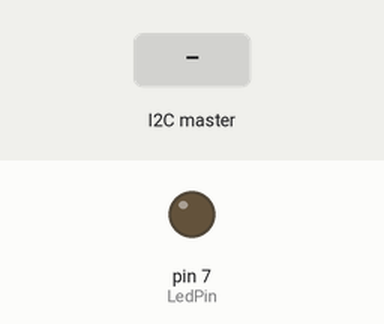
A sketch run on a simulated Arduino Uno, built with avr-gcc and run on an emulated ATmega328P. On the bench: output pins drawn as LEDs (lit = HIGH). The test bench sets the inputs (shaded band).

Above: at 1.2 s.
1.3 s: the I2C master sends "H"
At 2.3 s:
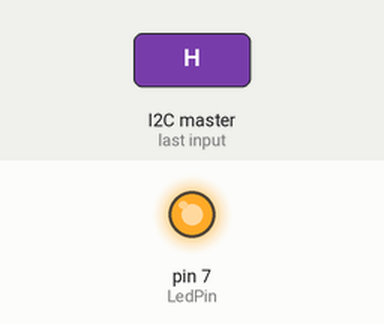
2.8 s: the I2C master sends "L"
At 3.4 s:
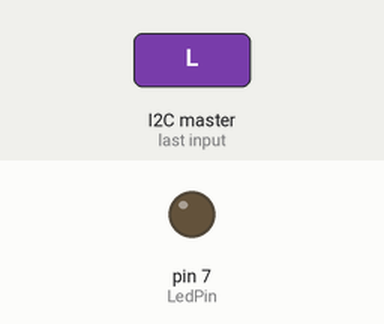
Timing chart, 0 to 5.8 s (numbered marks = the images above; inputs shaded):
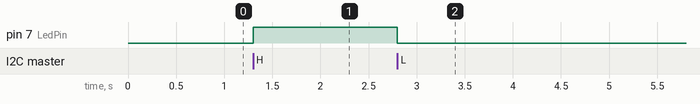

The sketch:

I2C_Slave.ino
```cpp
#define LedPin 7
#include <Wire.h>
void setup()
{
  Wire.begin(6);
  Wire.onReceive(receiveEvent);
  pinMode(LedPin,OUTPUT);
  digitalWrite(LedPin,0);
}
void loop()
{

}
void receiveEvent()
{
  while(Wire.available())
  {
   char c = Wire.read();
   if(c=='H')
   {
    digitalWrite(LedPin,1);
   }
   else if (c=='L')
   {
    digitalWrite(LedPin,0);
   }
  }
}
```

Measured:
- after the input at 1.3 s, pin 7 (LedPin): LOW → HIGH at once
- after the input at 2.8 s, pin 7 (LedPin): HIGH → LOW at once
